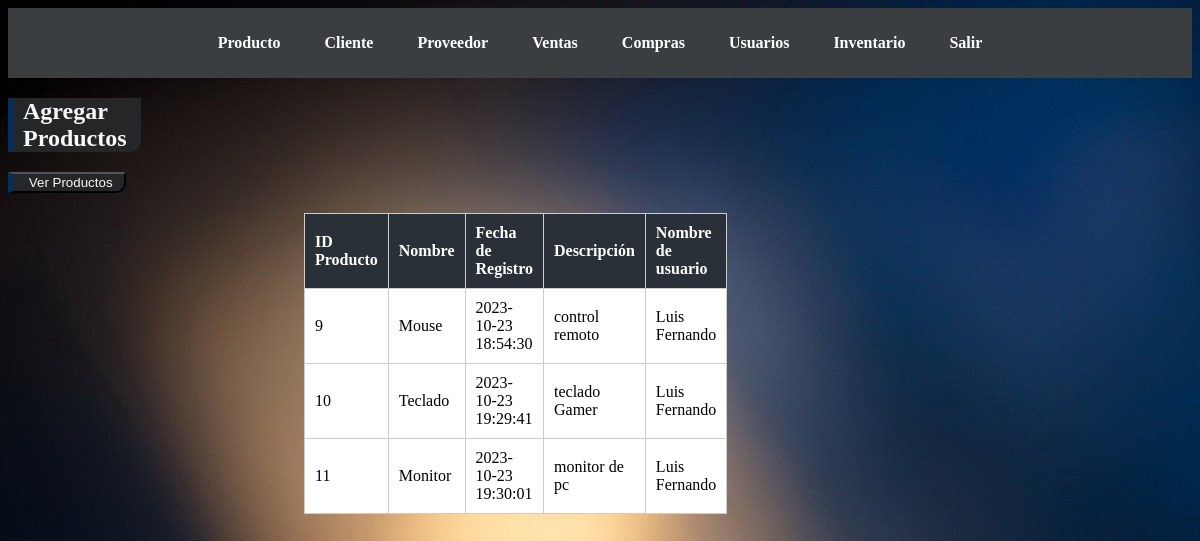
Page /src/Tienda/panel/producto.php on the earlier database version.
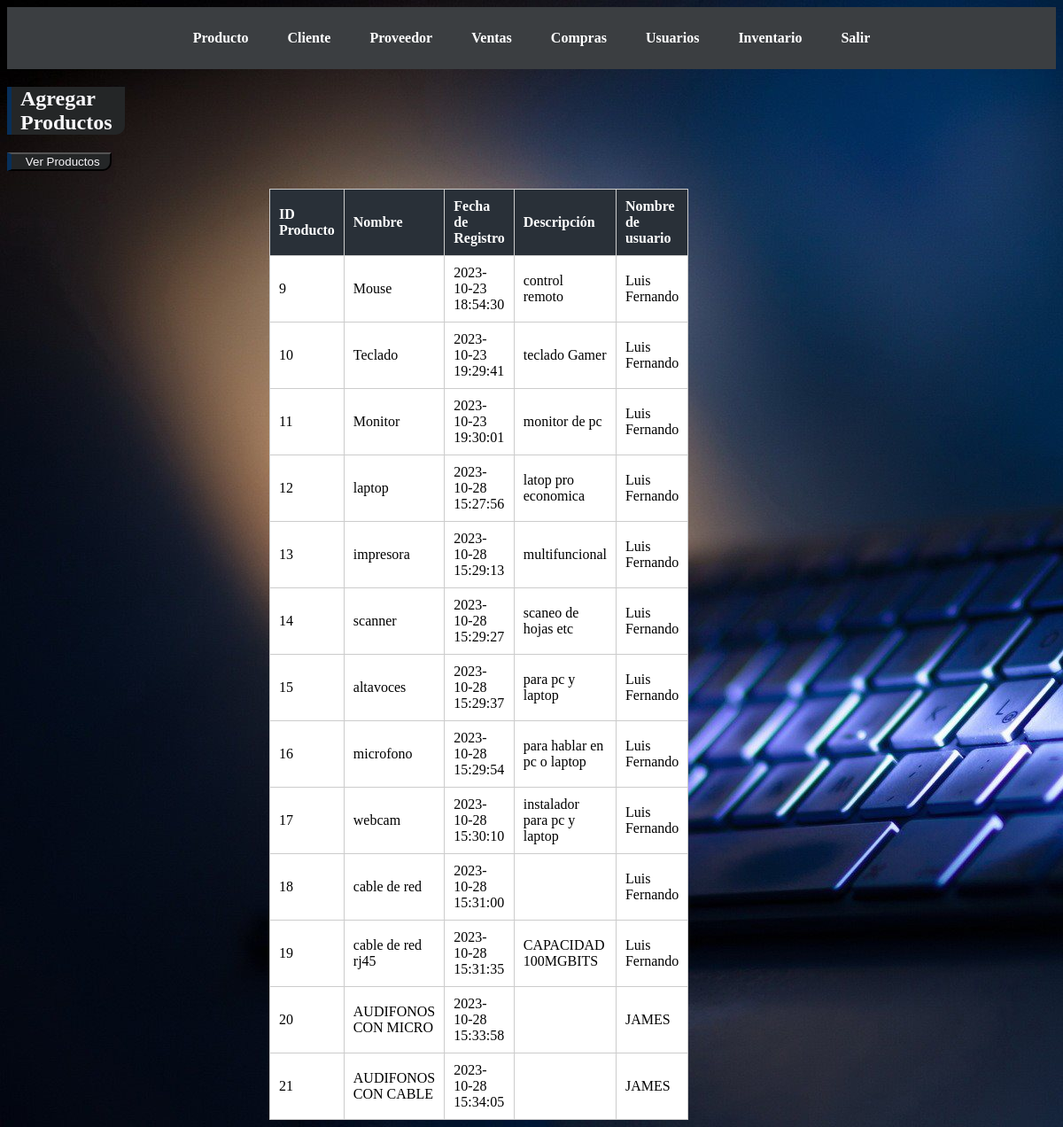
Same page on the later database version.
### tables this page shows
CREATE TABLE `productos` (
  `id_producto` int(11) NOT NULL,
  `producto` varchar(100) NOT NULL,
  `fecha_registro` datetime NOT NULL,
  `descripcion` varchar(100) NOT NULL,
  `id_usuario` int(11) NOT NULL
);

CREATE TABLE `usuarios` (
  `id_usuario` int(11) NOT NULL,
  `nombres` varchar(50) NOT NULL,
  `apellidos` varchar(50) NOT NULL,
  `dni` varchar(15) NOT NULL,
  `telefono` varchar(20) NOT NULL,
  `correo` varchar(100) NOT NULL,
  `contrasena` varchar(100) NOT NULL,
  `fecha_registro` datetime NOT NULL,
  `id_rol` int(11) NOT NULL,
  `direccion` varchar(250) NOT NULL,
  `id_estado` int(11) NOT NULL
);

### src/Tienda/panel/producto.php (the view, shortened to what this page needs)
<!DOCTYPE html>
<html>
<head>
    <link rel="stylesheet" type="text/css" href="../CSS/producto.css">
</head>
<body>
    <?php
    include 'menu.php';
    ?>
    <h2>Agregar Productos</h2>
    <button id="mostrar">Ver Productos</button>
        <?php
            include '../../datos/conexion_be.php';
            $query = "SELECT productos.id_producto, productos.producto, productos.fecha_registro, productos.descripcion, usuarios.nombres AS nombre_usuario
                    FROM productos
                    INNER JOIN usuarios ON productos.id_usuario = usuarios.id_usuario";
            $result = $conexion->query($query);
            echo "<table border='1' id='clienteTable'>";
            if ($result) {
                if ($result->num_rows > 0) {
                    echo "<tr>";
                    echo "<th>ID Producto</th>";
                    echo "<th>Nombre</th>";
                    echo "<th>Fecha de Registro</th>";
                    echo "<th>Descripción</th>";
                    echo "<th>Nombre de usuario</th>";
                    echo "</tr>";
                    while ($row = $result->fetch_assoc()) {
                        echo "<tr>";
                        echo "<td>" . $row['id_producto'] . "</td>";
                        echo "<td>" . $row['producto'] . "</td>";
                        echo "<td>" . $row['fecha_registro'] . "</td>";
                        echo "<td>" . $row['descripcion'] . "</td>";
                        echo "<td>" . $row['nombre_usuario'] . "</td>";
                        echo "</tr>";
                    }
                } else {
                    echo "<tr><td colspan='9'>No se encontraron productos.</td></tr>";
                }
            } else {
                echo "<tr><td colspan='9'>Error en la consulta: " . $conexion->error . "</td></tr>";
            }
            echo "</table>";
            ?>
    </body>
</html>

### src/Tienda/panel/menu.php
<!DOCTYPE html>
<html>
<head>
    <link rel="stylesheet" type="text/css" href="../CSS/menu.css">
</head>
<body>
    <nav class="menu">
        <ul>
            <li><a href="producto.php">Producto</a></li>
            <li><a href="cliente.php">Cliente</a></li>
            <li><a href="proveedor.php">Proveedor</a></li>
            <li><a href="venta.php">Ventas</a></li>
            <li><a href="compras.php">Compras</a></li>
            <li><a href="usuario.php">Usuarios</a></li>
            <li><a href="inventario.php">Inventario</a></li>
            <li><a href="../index.php">Salir</a></li>
        </ul>
    </nav>
</body>
</html>

### src/Tienda/CSS/producto.css (style rules this page uses)
body { background-image: url("../images/bg4.jpg"); }
#clienteTable { width: 30%; border-collapse: collapse; margin-top: 20px; margin-left: 25%; }
table, th, td { border: 1px solid #ccc; }
th, td { padding: 10px; text-align: left; }
th { background-color: #293038; color: #fff; }
td { background-color: #fff; width: auto; }
th, td { min-width: 100%; }
button, h2 { color: #f8f7fa; justify-content: center; align-items: center; border-left: 5px solid #072f5a; padding-left: 10px; background-color: #242627; width: 10%; border-end-end-radius: 10px; }

### src/Tienda/CSS/menu.css (style rules this page uses)
.menu { background-color: #3b3e41; padding: 10px 0; text-align: center; }
.menu ul { list-style: none; padding: 0; }
.menu ul li { display: inline; margin: 0 20px; }
.menu ul li a { color: #fff; text-decoration: none; font-weight: bold; font-size: 16px; }

Differences in the rows shown:
added productos: id_producto "12", producto "laptop", fecha_registro "2023-10-28 15:27:56", descripcion "latop pro economica", id_usuario.nombres "Luis Fernando"
added productos: id_producto "13", producto "impresora", fecha_registro "2023-10-28 15:29:13", descripcion "multifuncional", id_usuario.nombres "Luis Fernando"
added productos: id_producto "14", producto "scanner", fecha_registro "2023-10-28 15:29:27", descripcion "scaneo de hojas etc", id_usuario.nombres "Luis Fernando"
added productos: id_producto "15", producto "altavoces", fecha_registro "2023-10-28 15:29:37", descripcion "para pc y laptop", id_usuario.nombres "Luis Fernando"
added productos: id_producto "16", producto "microfono", fecha_registro "2023-10-28 15:29:54", descripcion "para hablar en pc o laptop", id_usuario.nombres "Luis Fernando"
added productos: id_producto "17", producto "webcam", fecha_registro "2023-10-28 15:30:10", descripcion "instalador para pc y laptop", id_usuario.nombres "Luis Fernando"
added productos: id_producto "18", producto "cable de red", fecha_registro "2023-10-28 15:31:00", id_usuario.nombres "Luis Fernando"
added productos: id_producto "19", producto "cable de red rj45", fecha_registro "2023-10-28 15:31:35", descripcion "CAPACIDAD 100MGBITS", id_usuario.nombres "Luis Fernando"
added productos: id_producto "20", producto "AUDIFONOS CON MICRO", fecha_registro "2023-10-28 15:33:58", id_usuario.nombres "JAMES"
added productos: id_producto "21", producto "AUDIFONOS CON CABLE", fecha_registro "2023-10-28 15:34:05", id_usuario.nombres "JAMES"
